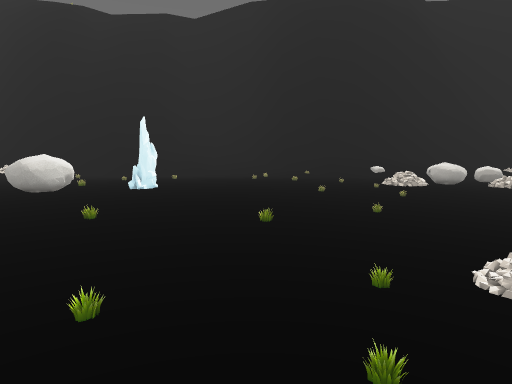
View 1 (above)

24 first-person views from a walk through a 3-D level made in the Godot game engine. The camera is 1.2 m above the floor, tilts 6° down and sees 75° across. The floor is counted in squares, 2 m on a side. Each view is taken from the middle of a square. On the plan, view 1 faces up. The plan holds only what a view shows up to about 10 squares ahead; the rest is blank. The place goes on beyond the plan. Some surface patterns are stand-ins.

View 2
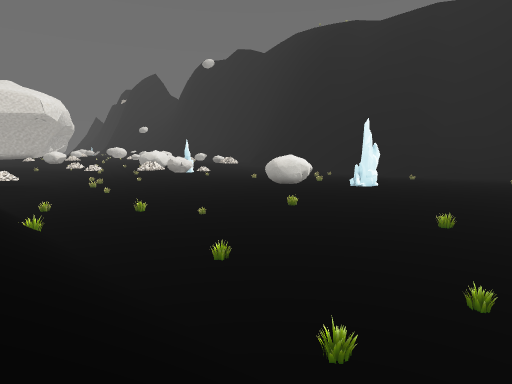

View 3
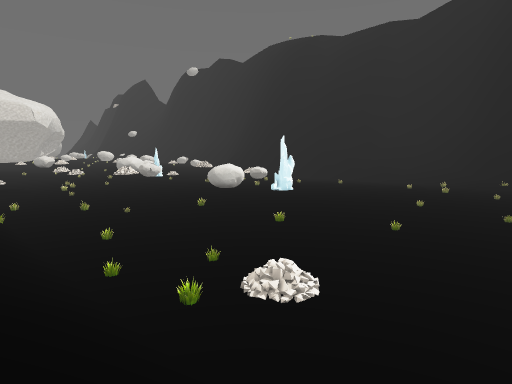

View 4
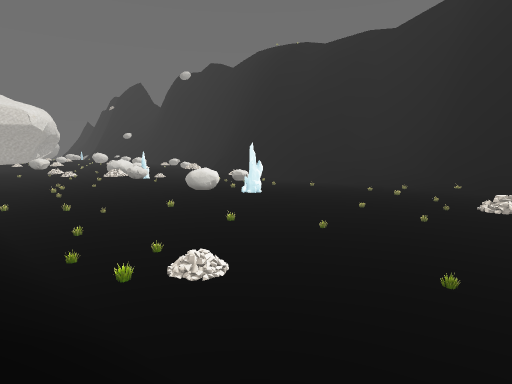

View 5
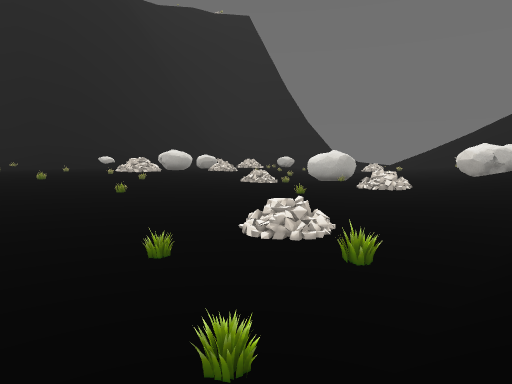

View 6
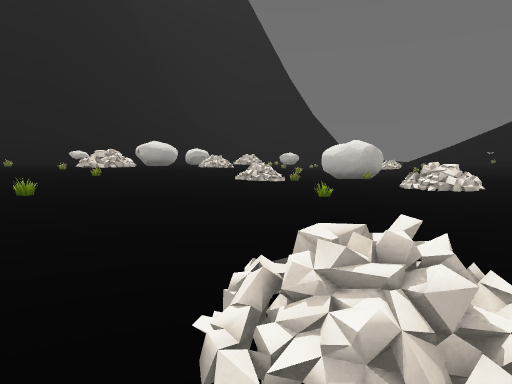

View 7
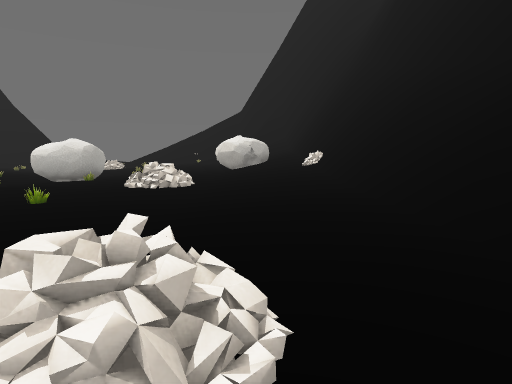

View 8
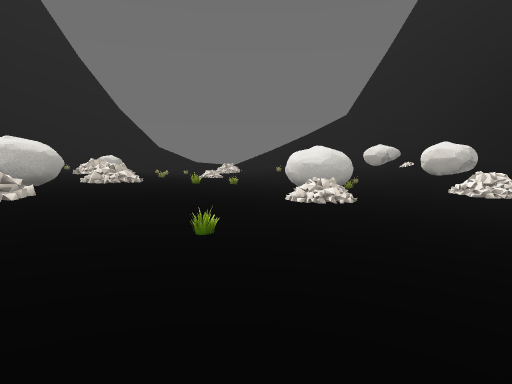

View 9
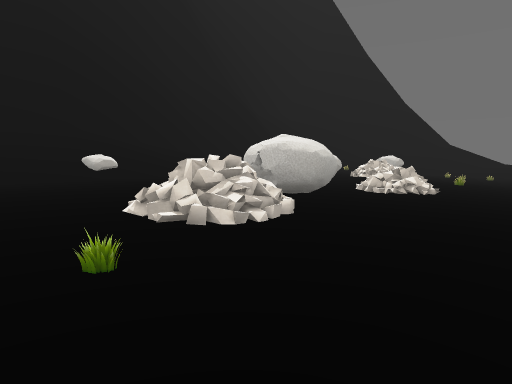

View 10
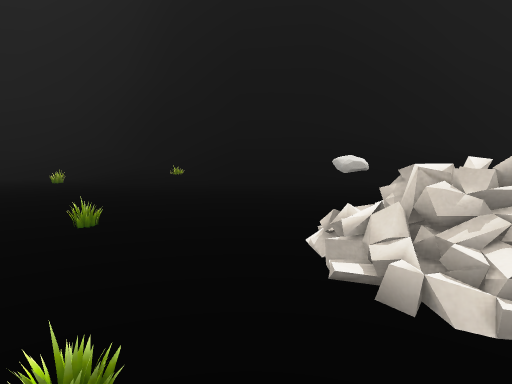

View 11
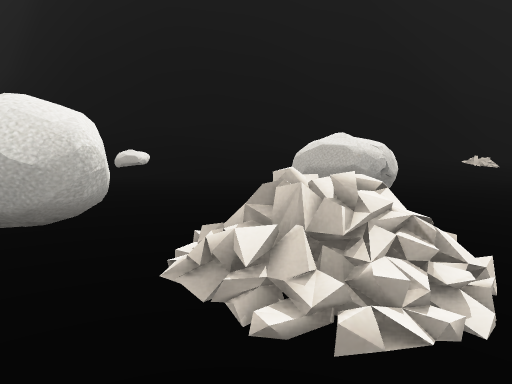

View 12
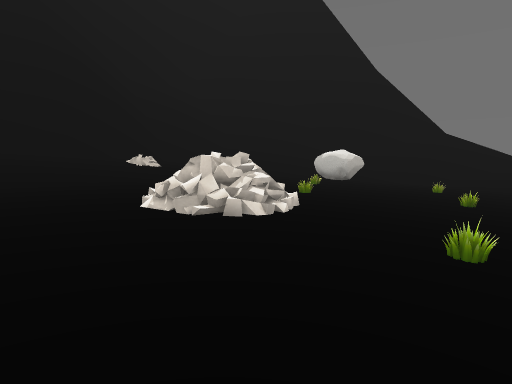

View 13
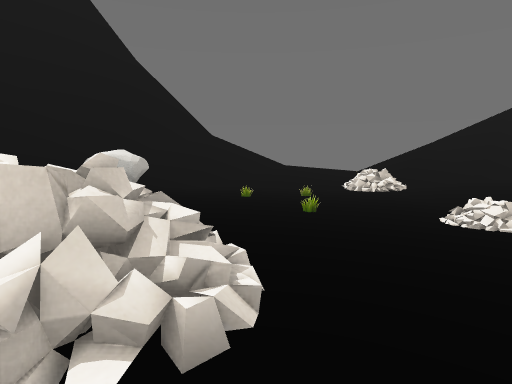

View 14
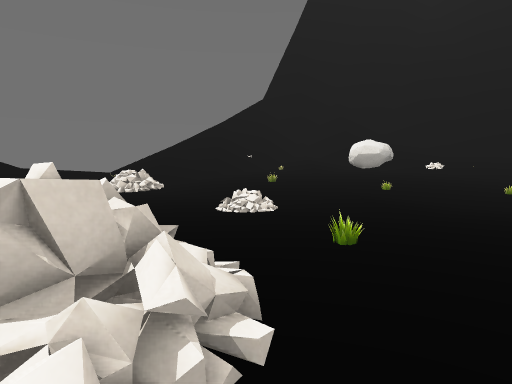

View 15
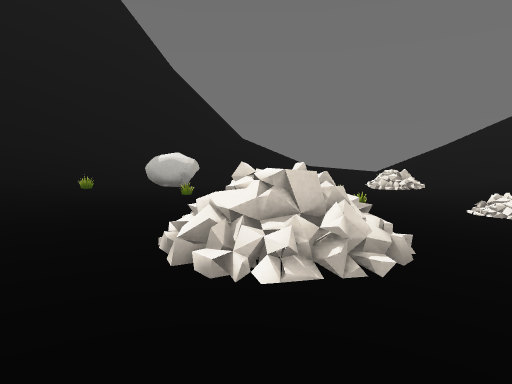

View 16
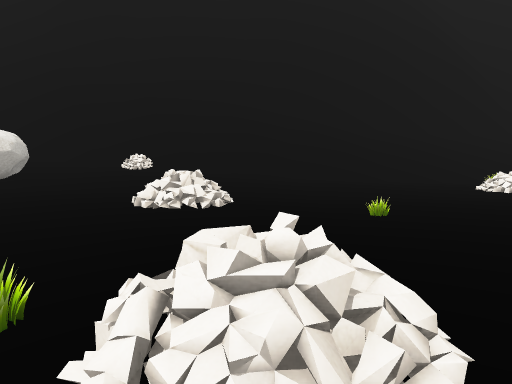

View 17
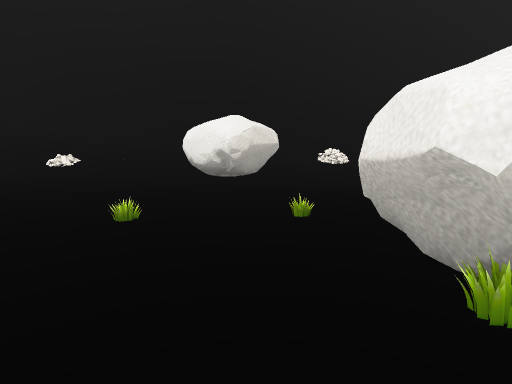

View 18
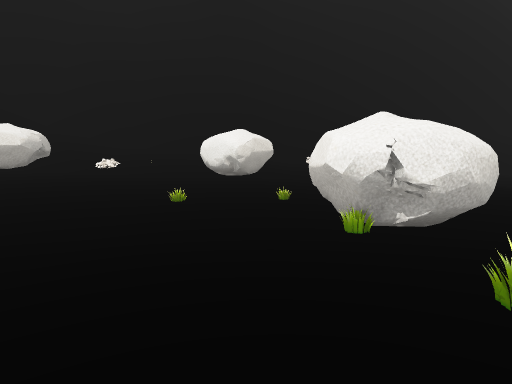

View 19
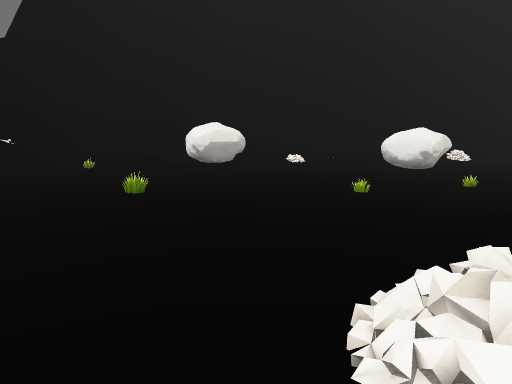

View 20
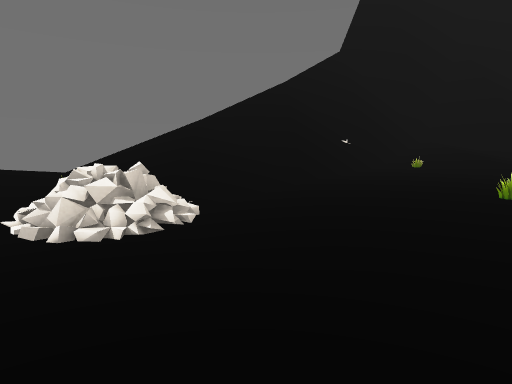

View 21
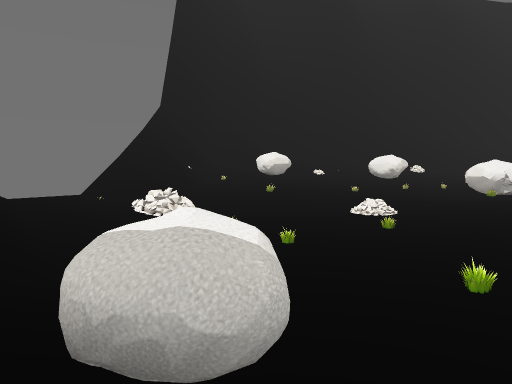

View 22
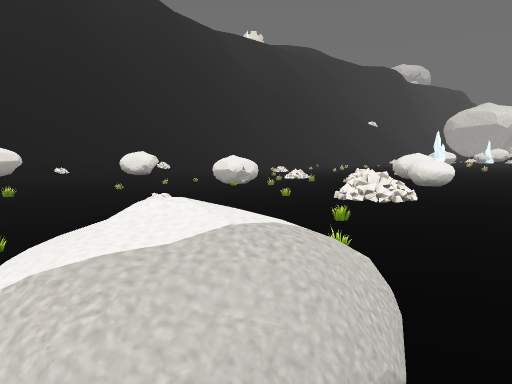

View 23
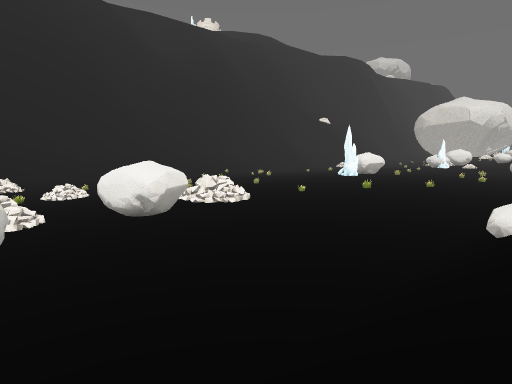

View 24
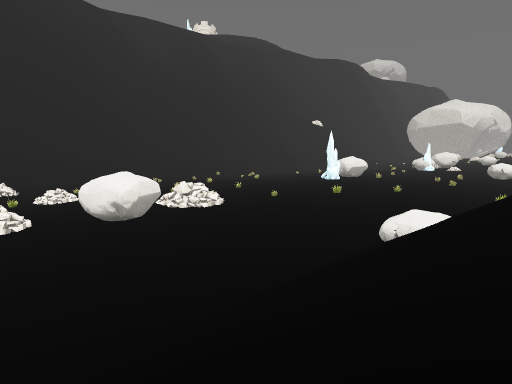

### Floor plan
Key: @ floor where view 1 was taken; # wall or solid block; x gap in a wall; . main floor; : floor 0.25 m higher than the main floor; - floor 0.25 m lower than the main floor; + floor 0.5 m higher than the main floor; _ floor 0.5 m lower than the main floor; / step, stairs or slope; = window, fence, low wall or low ledge; ^ raised ledge; v drop or lower ground.
Columns run from 8 left of view 1 to 22 right of it. Each row starts with its distance up from view 1.
 22       ////####################
 21       ::////////////////////##
 20        :://///////// ////////##
 19        ::++++//////  /////////#
 18        +++++++++++:::::::../^^/
 17         +++++++++:::::::..=..-/
 16          ++++++++::^::==...---/
 15           =+++++#::x:.=/..--=-/
 14            +++=x#x=#.....-/-=_/
 13           ++++=:::=/....---____
 12           ++:::::......--:____=
 11        ++:=::::://../.---_-_-_#
 10  #+++++::::::..////---------///
  9  +++::::::......==-##___--.=///
  8   :::::::..=..../--##--//....//
  7   :::=..=.......-------.....://
  6   ............---/........:://=
  5  ............----=/......::://#
  4 ../......../-----.../##////####
  3 .......=.../...//////#^////=/##
  2 =........=.....///////////////#
  1 ///=//////////////=############
  0         @//////////v#
 -1                 #####

Positions as (right, up) in squares from view 1, and headings:
1: (0, 0), facing up
2: (2, 0), facing up-left
3: (6, 0), facing up-left
4: (8, 0), facing up-left
5: (0, 1), facing up-right
6: (2, 3), facing up-right
7: (2, 3), facing right
8: (2, 10), facing right
9: (4, 11), facing up-right
10: (5, 12), facing up
11: (10, 12), facing up
12: (12, 13), facing up-right
13: (13, 15), facing right
14: (13, 16), facing down-right
15: (12, 16), facing right
16: (8, 10), facing down
17: (13, 10), facing down
18: (13, 12), facing down
19: (18, 13), facing down
20: (19, 13), facing down-right
21: (20, 20), facing down
22: (21, 19), facing down-left
23: (11, 20), facing down-left
24: (11, 21), facing down-left
